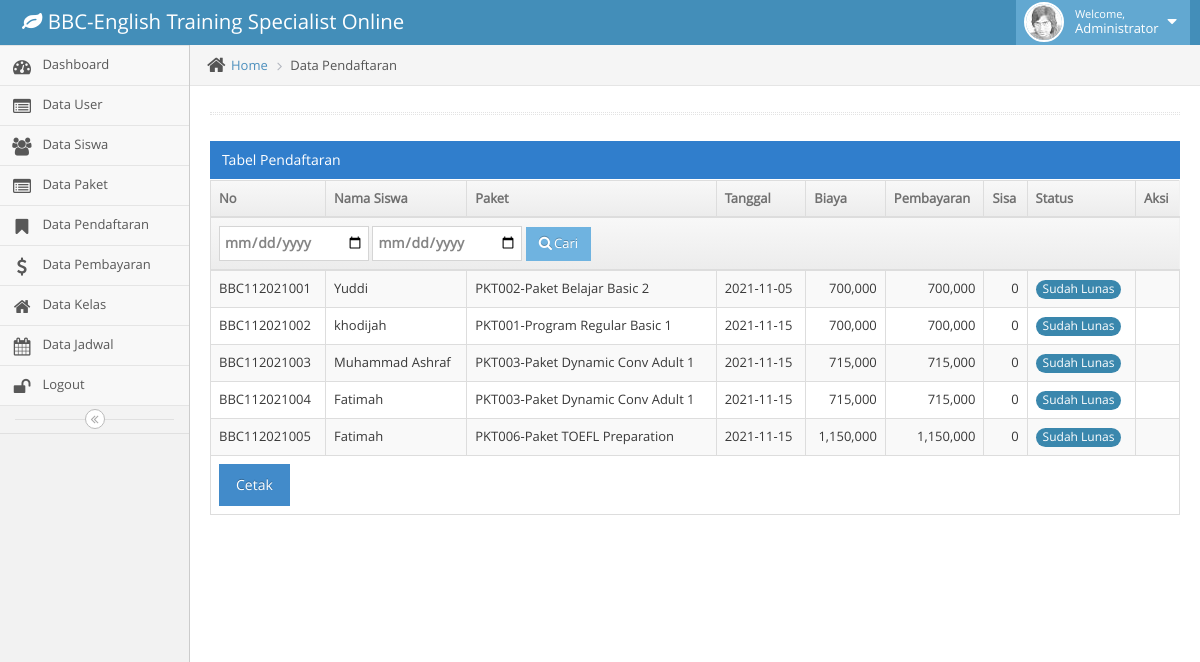
Screenshot of /admin/index.php?menu=pendaftaran (signed in) with the database file from the repository.
### tables this page shows
CREATE TABLE `trx_daftar` (
  `id_daftar` char(12) NOT NULL,
  `id_siswa` char(7) NOT NULL DEFAULT '',
  `tanggal` date NOT NULL,
  `status` varchar(20) NOT NULL,
  `id_paket` char(6) NOT NULL DEFAULT '',
  `jenis_pembayaran` varchar(8) NOT NULL,
  `biaya_kursus` int(8) NOT NULL,
  `biaya_daftar` int(6) NOT NULL
);

CREATE TABLE `mst_siswa` (
  `id_siswa` char(7) NOT NULL,
  `nama` varchar(50) NOT NULL,
  `email` varchar(255) NOT NULL,
  `password` varchar(35) NOT NULL,
  `alamat` varchar(100) NOT NULL,
  `no_telp` varchar(50) NOT NULL,
  `no_ktp` varchar(30) NOT NULL,
  `foto` varchar(100) NOT NULL
);

CREATE TABLE `mst_paket` (
  `id_paket` char(6) NOT NULL,
  `nama` varchar(100) NOT NULL,
  `deskripsi` text NOT NULL,
  `biaya` double NOT NULL,
  `pertemuan` int(11) NOT NULL
);

### admin/master-daftar.php (the view, shortened to what this page needs)
<div class="main-content">
	<div class="main-content-inner">
		<div class="breadcrumbs ace-save-state" id="breadcrumbs">
			<ul class="breadcrumb">
				<li>
					<i class="ace-icon fa fa-home home-icon"></i>
					<a href="#">Home</a>
				</li>
				<li class="active">Data Pendaftaran</li>
			</ul>
		</div>
		<div class="page-content">
			<div class="row">
				<div class="col-xs-12">
					<div class="hr hr-18 dotted hr-double"></div>
					<div class="row">
						<div class="col-xs-12">
							<div class="clearfix">
							</div>
							<div class="table-header">
								Tabel Pendaftaran
							</div>
							<div clas>
								<table id="dynamic-table" class="table table-striped table-bordered table-hover">
									<thead>
										<tr>
											<th>No</th>
											<th>Nama Siswa</th>
											<th>Paket</th>
											<th>Tanggal</th>
											<th>Biaya</th>
											<th>Pembayaran</th>
											<th>Sisa</th>
											<th>Status</th>
											<th class="hidden-480">Aksi</th>
										</tr>
										<tr>
											<th colspan="9">
												<form class="form-inline" action="proses-laporan-daftar.php" method="post">
													<input type="date" name="tgl1" class="input-medium" placeholder="Dari" />
													<input type="date" name="tgl2" class="input-medium" placeholder="Sampai" />
													<button type="submit" class="btn btn-info btn-sm">
														<i class="ace-icon fa fa-search bigger-110"></i>Cari
													</button>
												</form>
											</th>
										</tr>
									</thead>
									<tbody>
										<?php
										if(isset($_SESSION['tgl1'])){
											$tgl1 = $_SESSION['tgl1'];
											$tgl2 = $_SESSION['tgl2'];
											$sql = "select mst_siswa.*, mst_paket.nama as nama_paket, trx_daftar.* from trx_daftar
											inner join mst_siswa on mst_siswa.id_siswa=trx_daftar.id_siswa
											inner join mst_paket on trx_daftar.id_paket=mst_paket.id_paket
											where trx_daftar.tanggal between '$tgl1' and '$tgl2'";
										}else{
											$sql = "select mst_siswa.*, mst_paket.nama as nama_paket, trx_daftar.* from trx_daftar inner join mst_siswa on mst_siswa.id_siswa=trx_daftar.id_siswa inner join mst_paket on trx_daftar.id_paket=mst_paket.id_paket";
										}
										$query = mysql_query($sql);
										while ($result = mysql_fetch_array($query)) {
											$biaya = $result['biaya_kursus'] + $result['biaya_daftar'];
											$id_daftar = $result['id_daftar'];
											$sql = "select sum(jumlah_bayar) as total from trx_pembayaran where id_daftar='$id_daftar' AND status='Sudah Konfirmasi'";
											$qry_bayar = mysql_query($sql);
											$result_bayar = mysql_fetch_array($qry_bayar);
											$total_bayar  = $result_bayar['total'];
											$sisa = $biaya - $total_bayar;
										?>
											<tr>
												<td><?php echo $result['id_daftar']; ?></td>
												<td><?php echo $result['nama']; ?></td>
												<td><?php echo $result['id_paket'] . "-" . $result['nama_paket']; ?></td>
												<td><?php echo $result['tanggal']; ?></td>
												<td align='right'><?php echo number_format($biaya); ?></td>
												<td align='right'><?php echo number_format($total_bayar); ?></td>
												<td align='right'><?php echo number_format($sisa); ?></td>
												<?php if ($result['status'] == 'Batal') : ?>
													<td><label class="badge badge-danger">Dibatalkan</label></td>
													<td></td>
												<?php else : ?>
													<?php if ($sisa > 0) : ?>
														<td><label class="badge badge-danger">Belum Lunas</label></td>
														<td>
															<a href="proses-daftar.php?aksi=batal&id=<?= $result['id_daftar'] ?>" class="btn btn-sm btn-warning">Batalkan</a>
														</td>
													<?php else : ?>
														<td><label class="badge badge-info">Sudah Lunas</label></td>
														<td></td>
													<?php endif; ?>
												<?php endif; ?>
											</tr>
										<?php
										}
										?>
                                        <tfoot>
                                            <tr>
                                                <td colspan="9">
                                                    <a href="cetak-laporan-daftar.php" target="_blank" class="btn btn-primary">Cetak</a>
                                                </td>
                                            </tr>
                                        </tfoot>
									</tbody>
								</table>
							</div>
						</div>
					</div>
				</div>
			</div>
		</div>
	</div>
</div>

### rows the page displays
trx_daftar: id_daftar "BBC112021001", id_siswa.nama "Yuddi", id_paket "PKT002", id_paket.nama "Paket Belajar Basic 2", tanggal "2021-11-05", biaya "700,000", total_bayar "700,000", sisa "0", status "Sudah Lunas"
trx_daftar: id_daftar "BBC112021002", id_siswa.nama "khodijah", id_paket "PKT001", id_paket.nama "Program Regular Basic 1", tanggal "2021-11-15", biaya "700,000", total_bayar "700,000", sisa "0", status "Sudah Lunas"
trx_daftar: id_daftar "BBC112021003", id_siswa.nama "Muhammad Ashraf", id_paket "PKT003", id_paket.nama "Paket Dynamic Conv Adult 1", tanggal "2021-11-15", biaya "715,000", total_bayar "715,000", sisa "0", status "Sudah Lunas"
trx_daftar: id_daftar "BBC112021004", id_siswa.nama "Fatimah", id_paket "PKT003", id_paket.nama "Paket Dynamic Conv Adult 1", tanggal "2021-11-15", biaya "715,000", total_bayar "715,000", sisa "0", status "Sudah Lunas"
trx_daftar: id_daftar "BBC112021005", id_siswa.nama "Fatimah", id_paket "PKT006", id_paket.nama "Paket TOEFL Preparation", tanggal "2021-11-15", biaya "1,150,000", total_bayar "1,150,000", sisa "0", status "Sudah Lunas"
